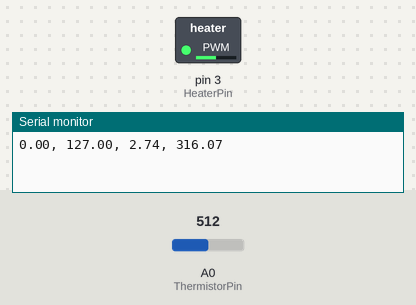
Recording of a sketch running on a simulated Arduino Uno, built with avr-gcc and run on an emulated ATmega328P. Parts: switched loads named in the sketch (green lamp = pin HIGH), the last lines printed to the serial monitor. Inputs (shaded band) come from the test bench; at power-on: A0 (ThermistorPin) = 512.

Above: at 0.1 s.
At 15.6 s:
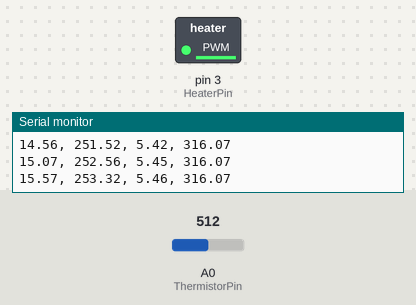
At 27.7 s:
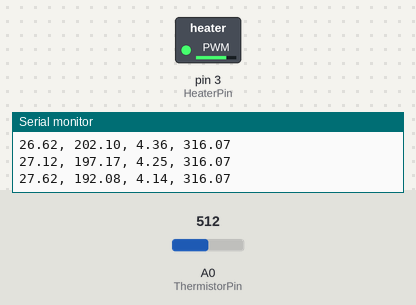
At 39.2 s:
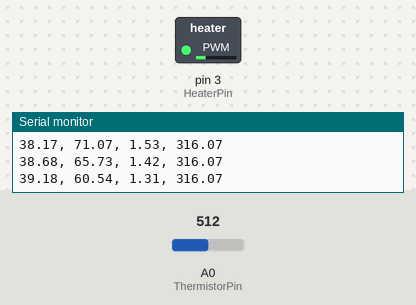
Timing chart, 0 to 40.0 s (numbered marks = the images above):
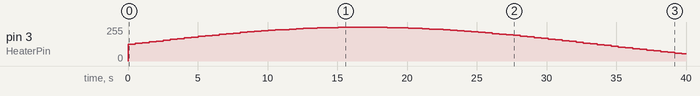

The sketch:

A9_Power_Modulation.ino
```cpp
//AME20216
//A9 - 1st Order Response
//Part II - Response to an Oscillating Heat Source

#define PI 3.1415926535897932384626433832795

int ThermistorPin = A0;
int HeaterPin = 3;
int Vs;
int dt = 500;
float t = 0;
float logRS, Rs, T;

float f = 0.015; //Driving Freq. (Hz)
float w = 2*PI*f; //Driving Freq. (rad/s)
float Vh = 11.0;  //heater voltage, V
float Rh = 22.0;  //Heater Resistance, Ohms
float Q, PWM; //Heater Power, PWM


/*ENTER R2 AND THERMISTOR CALIBRATION CONSTANTS BELOW */
float A = 0.003361, B = 0.0002568; //Units of 1/K
float R2 = 4650; //Units of Ohms

void setup() {
  Serial.begin(9600);
  pinMode(HeaterPin, OUTPUT); //Declare heater pin to be an output
}

void loop() {
  t = millis()/1000.0; //time (seconds)

  PWM = 127+127*sin(w*t); //PWM duty cycle (0 - 255)
  Q = Vh*Vh/Rh*PWM/255;  //Heater power based on duty cycle (watts)

  analogWrite(HeaterPin,PWM); //Output a PWM signal from the HeaterPin
  Vs = analogRead(ThermistorPin); //Read the analog voltage from the thermistor

  /* Calulate thermistor resitance from measured voltage */
  Rs = R2 * (1023.0 / (float)Vs - 1.0);
  logRS = log(Rs/10000);
   /* Calulate temperature from thermistor resitance */
  T = (1.0 / (A + B*logRS));

  Serial.print(t);
  Serial.print(", ");
  Serial.print(PWM);
  Serial.print(", ");
  Serial.print(Q);
  Serial.print(", ");
  Serial.println(T);

  delay(dt);
}
```

Measured:
- by itself, pin 3 (HeaterPin): rises from 0/255 to 253/255 in 15.6 s, then falls to 55/255 in 24.1 s
